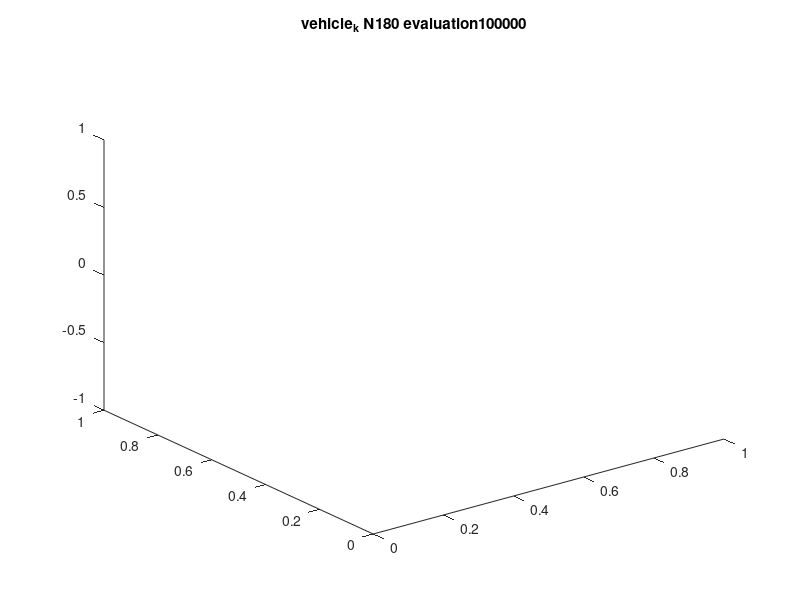

Write MATLAB code to recreate this figure. (Note: this script raises an error after producing the figure.)

clear
N = 180; M = 3; D = 19;
problem = 'vehicle_k';
evaluation_index = 100;
runs = 2;

figure()
hold on 
view(3)
title([problem,...
    ' N',int2str(N),' evaluation',int2str(evaluation_index * 1000)]);

algorithm = 'MOEAD';
N=171;
objSet = zeros(N*runs,M);
for run = 1:2
    readPath = fullfile('Data',algorithm,[algorithm,'_',problem,...
        '_N',int2str(N),'_M',int2str(M),'_D',int2str(D),'_',int2str(run),'.mat']);
    load(readPath);
    objSet((run-1)*N+1:run*N,:) = result{evaluation_index, 2}.objs;
end
FrontNo    = NDSort(objSet,inf);
objChoose = objSet(FrontNo==1,:);
objChoose = unique(objChoose, 'rows');
if objChoose(1,1) == 0
    objChoose = objChoose(2:end,:);
end
scatter3(objChoose(:,1),objChoose(:,2),objChoose(:,3),'g^');


algorithm = 'MOEADFS';
N=180;
objSet = zeros(N*runs,M);
for run = 1:2
    readPath = fullfile('Data',algorithm,[algorithm,'_',problem,...
        '_N',int2str(N),'_M',int2str(M),'_D',int2str(D),'_',int2str(run),'.mat']);
    load(readPath);
    objSet((run-1)*N+1:run*N,:) = result{evaluation_index, 2}.objs;
end
FrontNo    = NDSort(objSet,inf);
objChoose = objSet(FrontNo==1,:);
objChoose = unique(objChoose, 'rows');
if objChoose(1,1) == 0
    objChoose = objChoose(2:end,:);
end
scatter3(objChoose(:,1),objChoose(:,2),objChoose(:,3),'c*');


algorithm = 'NSGAII';
objSet = zeros(N*runs,M);
for run = 1:2
    readPath = fullfile('Data',algorithm,[algorithm,'_',problem,...
        '_N',int2str(N),'_M',int2str(M),'_D',int2str(D),'_',int2str(run),'.mat']);
    load(readPath);
    objSet((run-1)*N+1:run*N,:) = result{evaluation_index, 2}.objs;
end
FrontNo    = NDSort(objSet,inf);
objChoose = objSet(FrontNo==1,:);
objChoose = unique(objChoose, 'rows');
if objChoose(1,1) == 0
    objChoose = objChoose(2:end,:);
end
scatter3(objChoose(:,1),objChoose(:,2),objChoose(:,3),'mx');


algorithm = 'SPEA2';
objSet = zeros(N*runs,M);
for run = 1:2
    readPath = fullfile('Data',algorithm,[algorithm,'_',problem,...
        '_N',int2str(N),'_M',int2str(M),'_D',int2str(D),'_',int2str(run),'.mat']);
    load(readPath);
    objSet((run-1)*N+1:run*N,:) = result{evaluation_index, 2}.objs;
end
FrontNo    = NDSort(objSet,inf);
objChoose = objSet(FrontNo==1,:);
objChoose = unique(objChoose, 'rows');
if objChoose(1,1) == 0
    objChoose = objChoose(2:end,:);
end
scatter3(objChoose(:,1),objChoose(:,2),objChoose(:,3),'b+');

legend('MOEA/D','MOEA/D-FS','NSGAII','SPEA2')
xlabel('fRatio');
ylabel('kRatio');
zlabel('eRate');